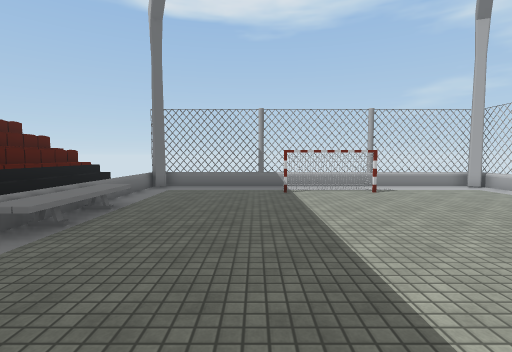
view 1 (above)

12 first-person views from a walk through a scene from a Unity 3-D project. The camera is 1.4 m above the floor, tilts 4° down and sees 85° across. The floor is counted in squares, 1 m on a side. Each view is taken from the middle of a square. On the plan, view 1 faces up. The plan holds only what a view shows up to about 14 squares ahead; the rest is blank. The place goes on beyond the plan. Some surface patterns are stand-ins.

view 2
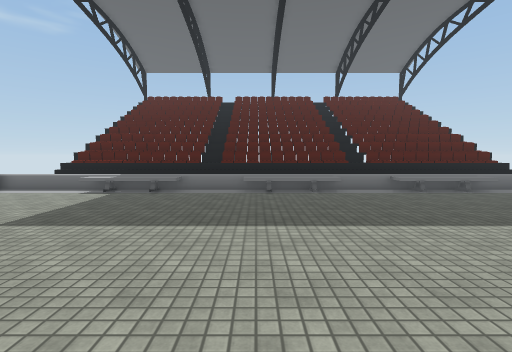

view 3
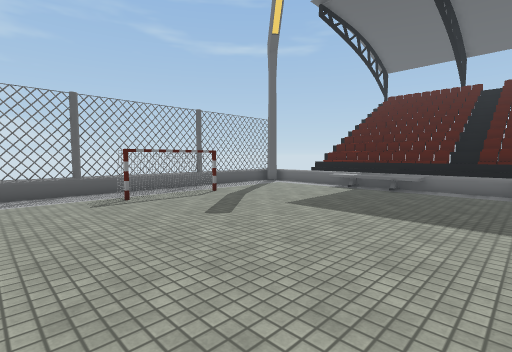

view 4
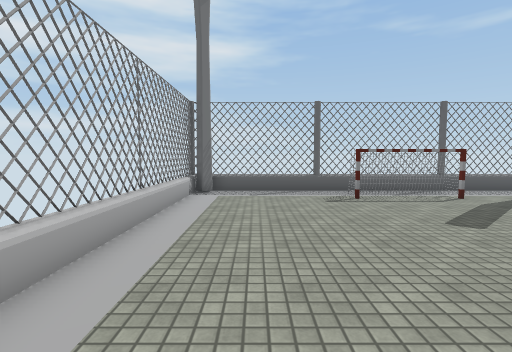

view 5
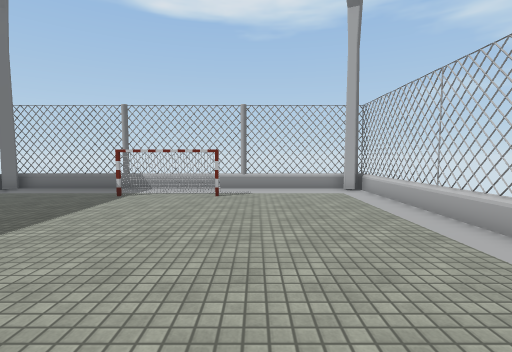

view 6
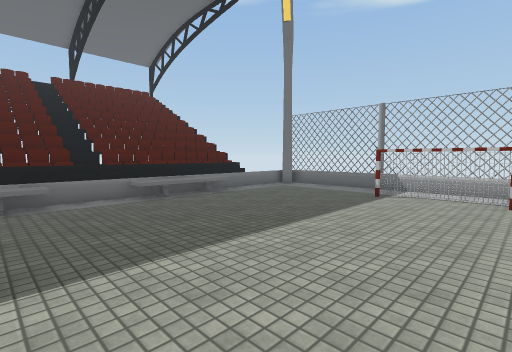

view 7
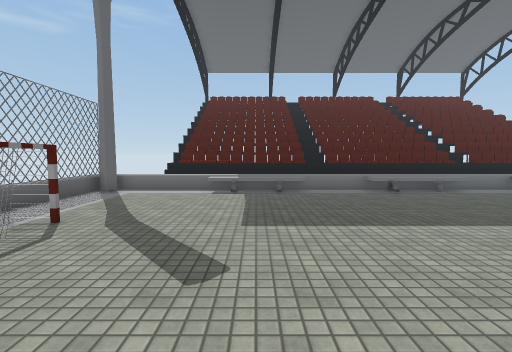

view 8
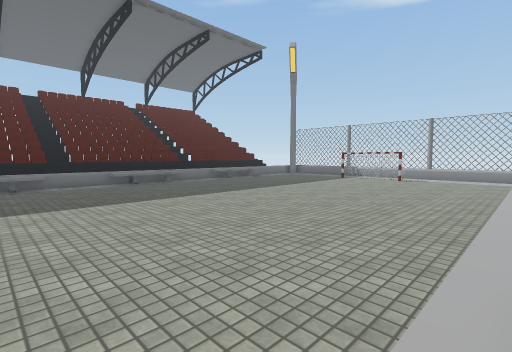

view 9
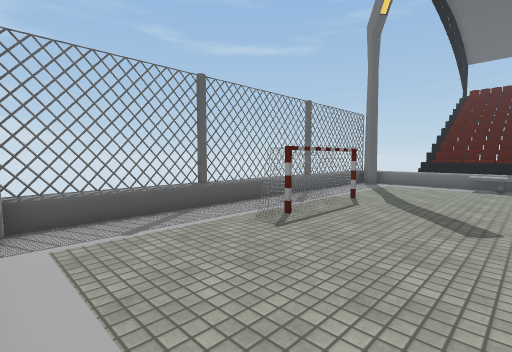

view 10
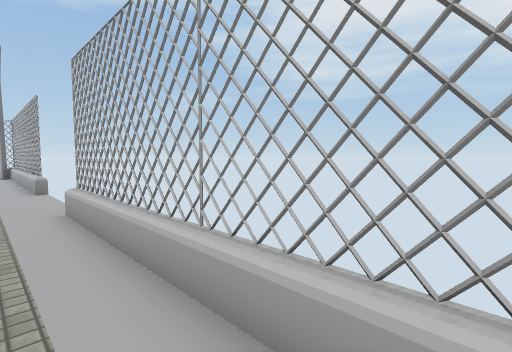

view 11
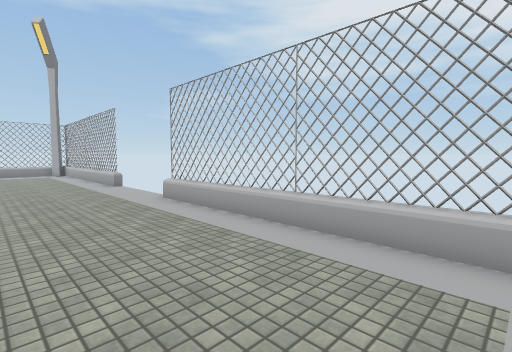

view 12
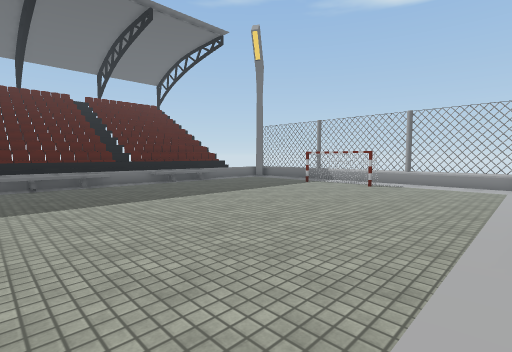

### Floor plan
Key: @ floor where view 1 was taken; # wall or solid block; x gap in a wall; . floor; = window, fence, low wall or low ledge; ^ raised ledge; T thing the floor can be seen under or through.
Columns run from 7 left of view 1 to 11 right of it. Each row starts with its distance up from view 1.
 14    ====#   =##=====
 13   ##==#### #=====##
 12    ......###......=
 11  ^^......###......=
 10 ^^^...............=
  9 ^^^...............=
  8 ^^^^..............#
  7 ^^^^..............#
  6 ^^^^..............#
  5 ^^^^..............#
  4 ^^^...............=
  3 ^^^...............x
  2 ^^^^..............
  1 ^^^^..............
  0 ^^^^...@..........
 -1 ^^^^..............
 -2 ^^^...............
 -3 ^^^...............#
 -4 ^^^^..............=
 -5 ^^^^..............=
 -6 ^^^^..............=
 -7 ^^^^..............=
 -8 ^^^^..............#
 -9 ^^^...............#
-10 ^^^.....TTTT......#
-11    .....TTTT......#
-12   ##.............##
-13   ##==####=======##

Where each view was taken, in squares from view 1:
view 1: 0 up, 0 right, facing up
view 2: 1 down, 7 right, facing left
view 3: 1 down, 8 right, facing down-left
view 4: 1 down, 8 right, facing down
view 5: 1 up, 6 right, facing up
view 6: 1 up, 5 right, facing up-left
view 7: 6 down, 7 right, facing left
view 8: 6 down, 10 right, facing up-left
view 9: 6 down, 10 right, facing down-left
view 10: 10 down, 9 right, facing up-right
view 11: 11 down, 6 right, facing up-right
view 12: 2 down, 10 right, facing up-left
